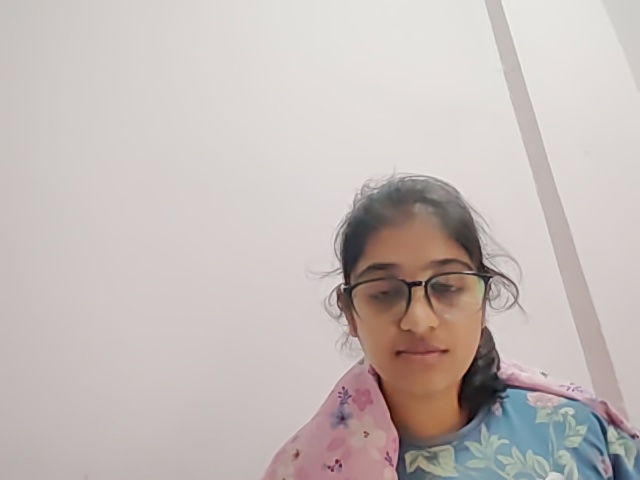
#> input picture webcam_sample_3.jpg, 640 x 480 px, given in place of the camera
$ python video_face_detection.py
#> lines starting #> are read from the running program, lines starting #| are printed output that depends on the picture; after the words box and inside, x2 and y2 are one past the last pixel; in counts of white or black regions, pixels touching at a corner belong together
### face_detection_basic.py
"""
Basic Face Detection using OpenCV Haar Cascade Classifier
This module provides fundamental face detection capabilities.
"""

import cv2
import numpy as np
import os
from typing import List, Tuple, Optional

class FaceDetector:
    """A class for detecting faces in images and video streams."""

    def __init__(self, cascade_path: Optional[str] = None):
        """
        Initialize the face detector.

        Args:
            cascade_path: Path to Haar cascade XML file. If None, uses default OpenCV cascade.
        """
        if cascade_path is None:
            # Use OpenCV's built-in Haar cascade for face detection
            self.face_cascade = cv2.CascadeClassifier(cv2.data.haarcascades + 'haarcascade_frontalface_default.xml')
        else:
            self.face_cascade = cv2.CascadeClassifier(cascade_path)

        # Check if cascade loaded successfully
        if self.face_cascade.empty():
            raise ValueError("Could not load face cascade classifier")

    # [26 lines left out: function detect_faces, not called in this run]

    def draw_faces(self, image: np.ndarray, faces: List[Tuple[int, int, int, int]],
                  color: Tuple[int, int, int] = (0, 255, 0), thickness: int = 2) -> np.ndarray:
        """
        Draw rectangles around detected faces.

        Args:
            image: Input image
            faces: List of face rectangles (x, y, w, h)
            color: Color of the rectangle (B, G, R)
            thickness: Thickness of the rectangle lines

        Returns:
            Image with rectangles drawn around faces
        """
        result_image = image.copy()

        for (x, y, w, h) in faces:
            cv2.rectangle(result_image, (x, y), (x + w, y + h), color, thickness)

        return result_image

    # [49 lines left out: functions detect_and_draw, main, not called in this run]

# [2 lines that do not run on import are left out]

### video_face_detection.py
"""
Real-time Video Face Detection Module
This module provides live face detection capabilities for webcam and video files.
"""

import cv2
import numpy as np
import time
from typing import List, Tuple, Optional, Callable
from face_detection_basic import FaceDetector

class VideoFaceDetector(FaceDetector):
    """Real-time face detector for video streams and webcam."""

    def __init__(self, cascade_path: Optional[str] = None):
        """Initialize the video face detector."""
        super().__init__(cascade_path)
        self.is_running = False
        self.fps_counter = 0
        self.fps_start_time = 0
        self.current_fps = 0

        # Performance tracking
        self.detection_times = []
        self.max_detection_time = 0.1  # Maximum detection time in seconds

    def calculate_fps(self):
        """Calculate and update FPS counter."""
        self.fps_counter += 1
        current_time = time.time()

        if current_time - self.fps_start_time >= 1.0:  # Update every second
            self.current_fps = self.fps_counter
            self.fps_counter = 0
            self.fps_start_time = current_time

    def draw_info_overlay(self, image: np.ndarray, faces: List[Tuple[int, int, int, int]],
                         show_fps: bool = True, show_face_count: bool = True) -> np.ndarray:
        """
        Draw information overlay on the image.

        Args:
            image: Input image
            faces: List of detected faces
            show_fps: Whether to show FPS counter
            show_face_count: Whether to show face count

        Returns:
            Image with overlay information
        """
        result_image = image.copy()

        # Draw FPS counter
        if show_fps:
            cv2.putText(result_image, f"FPS: {self.current_fps}", (10, 30),
                       cv2.FONT_HERSHEY_SIMPLEX, 0.7, (0, 255, 0), 2)

        # Draw face count
        if show_face_count:
            cv2.putText(result_image, f"Faces: {len(faces)}", (10, 60),
                       cv2.FONT_HERSHEY_SIMPLEX, 0.7, (0, 255, 0), 2)

        # Draw detection time
        if self.detection_times:
            avg_detection_time = np.mean(self.detection_times[-10:])  # Average of last 10 detections
            cv2.putText(result_image, f"Detection: {avg_detection_time:.3f}s", (10, 90),
                       cv2.FONT_HERSHEY_SIMPLEX, 0.7, (0, 255, 0), 2)

        return result_image

    def detect_faces_optimized(self, image: np.ndarray,
                              scale_factor: float = 1.1,
                              min_neighbors: int = 5) -> List[Tuple[int, int, int, int]]:
        """
        Optimized face detection for real-time processing.

        Args:
            image: Input image
            scale_factor: Scale factor for detection
            min_neighbors: Minimum neighbors for detection

        Returns:
            List of detected face rectangles
        """
        start_time = time.time()

        # Convert to grayscale
        gray = cv2.cvtColor(image, cv2.COLOR_BGR2GRAY)

        # Equalize histogram for better detection
        gray = cv2.equalizeHist(gray)

        # Detect faces
        faces = self.face_cascade.detectMultiScale(
            gray,
            scaleFactor=scale_factor,
            minNeighbors=min_neighbors,
            minSize=(30, 30),
            flags=cv2.CASCADE_SCALE_IMAGE
        )

        # Track detection time
        detection_time = time.time() - start_time
        self.detection_times.append(detection_time)

        # Keep only recent detection times
        if len(self.detection_times) > 50:
            self.detection_times = self.detection_times[-50:]

        return faces.tolist()

    def process_frame(self, frame: np.ndarray,
                     draw_rectangles: bool = True,
                     draw_info: bool = True) -> Tuple[np.ndarray, List[Tuple[int, int, int, int]]]:
        """
        Process a single frame for face detection.

        Args:
            frame: Input frame
            draw_rectangles: Whether to draw rectangles around faces
            draw_info: Whether to draw information overlay

        Returns:
            Tuple of (processed_frame, detected_faces)
        """
        # Detect faces
        faces = self.detect_faces_optimized(frame)

        # Draw rectangles around faces
        if draw_rectangles:
            frame = self.draw_faces(frame, faces, color=(0, 255, 0), thickness=2)

        # Draw information overlay
        if draw_info:
            frame = self.draw_info_overlay(frame, faces)

        return frame, faces

    def run_webcam_detection(self, camera_index: int = 0,
                           window_name: str = "Face Detection",
                           callback: Optional[Callable] = None) -> None:
        """
        Run real-time face detection on webcam.

        Args:
            camera_index: Camera index (usually 0 for default camera)
            window_name: Name of the display window
            callback: Optional callback function for face detection events
        """
        # Initialize camera
        cap = cv2.VideoCapture(camera_index)

        if not cap.isOpened():
            raise ValueError(f"Could not open camera {camera_index}")

        # Set camera properties for better performance
        cap.set(cv2.CAP_PROP_FRAME_WIDTH, 640)
        cap.set(cv2.CAP_PROP_FRAME_HEIGHT, 480)
        cap.set(cv2.CAP_PROP_FPS, 30)

        self.is_running = True
        self.fps_start_time = time.time()

        print("Face detection started. Press 'q' to quit, 's' to save screenshot.")

        try:
            while self.is_running:
                ret, frame = cap.read()
                if not ret:
                    print("Failed to read frame from camera")
                    break

                # Process frame
                processed_frame, faces = self.process_frame(frame)

                # Call callback function if provided
                if callback:
                    callback(faces, processed_frame)

                # Display frame
                cv2.imshow(window_name, processed_frame)

                # Calculate FPS
                self.calculate_fps()

                # Handle key presses
                key = cv2.waitKey(1) & 0xFF
                if key == ord('q'):
                    break
                elif key == ord('s'):
                    # Save screenshot
                    screenshot_path = f"screenshot_{int(time.time())}.jpg"
                    cv2.imwrite(screenshot_path, processed_frame)
                    print(f"Screenshot saved: {screenshot_path}")
                elif key == ord('r'):
                    # Reset detection times
                    self.detection_times = []
                    print("Detection times reset")

        except KeyboardInterrupt:
            print("Face detection interrupted by user")

        finally:
            self.is_running = False
            cap.release()
            cv2.destroyAllWindows()
            print("Face detection stopped")

    # [86 lines left out: function run_video_file_detection, not called in this run]

    def stop_detection(self):
        """Stop the face detection process."""
        self.is_running = False

def face_detection_callback(faces: List[Tuple[int, int, int, int]], frame: np.ndarray):
    """
    Example callback function for face detection events.

    Args:
        faces: List of detected faces
        frame: Current frame
    """
    if faces:
        print(f"Detected {len(faces)} face(s) in current frame")

def main():
    """Example usage of the VideoFaceDetector class."""
    # Initialize detector
    detector = VideoFaceDetector()

    print("Face Detection System")
    print("1. Webcam detection")
    print("2. Video file detection")

    choice = input("Enter your choice (1 or 2): ").strip()
#> the answer given: 1

    if choice == "1":
        # Webcam detection
        try:
            detector.run_webcam_detection(callback=face_detection_callback)
#> in run_webcam_detection, frame is the input picture: shape (480, 640, 3); mean B, G, R 184.6, 187.6, 196.7
#> in detect_faces_optimized, `gray = cv2.cvtColor(image, cv2.COLOR_BGR2GRAY)`:
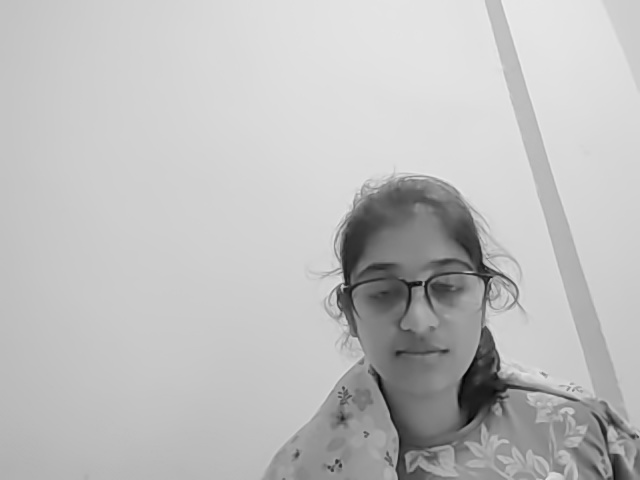
#> gray: shape (480, 640); min 2, max 238, mean 189.9
#> in detect_faces_optimized, `gray = cv2.equalizeHist(gray)`:
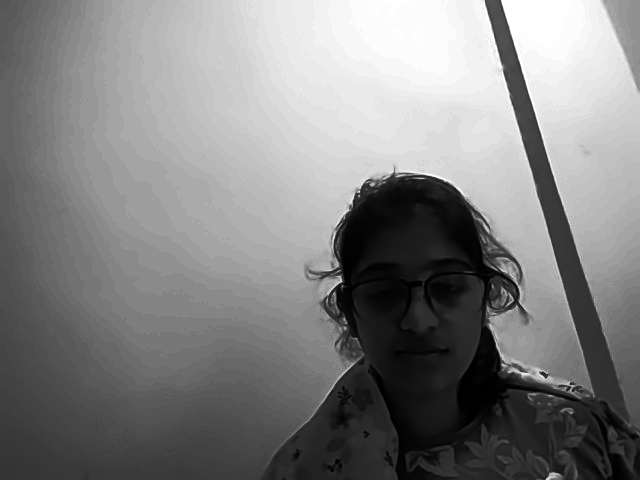
#> gray: shape (480, 640); min 0, max 255, mean 129.4
#> in detect_faces_optimized, `faces = self.face_cascade.detectMultiScale( gray, scaleFactor=scale_fa..`: faces = [[341, 233, 153, 153]]
#> the loop in draw_faces, `for (x, y, w, h) in faces:` made 1 pass
#> after the loop in draw_faces, `for (x, y, w, h) in faces:`:
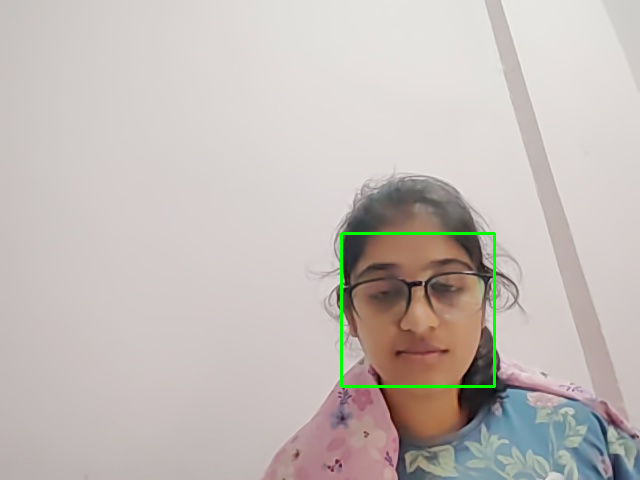
#> result_image: shape (480, 640, 3); 0.6% of pixels changed, all inside (x1, y1, x2, y2) = (340, 232, 496, 388)
#> in draw_info_overlay, `cv2.putText(result_image, f"Detection: {avg_detection_time:.3f}s", (10..`:
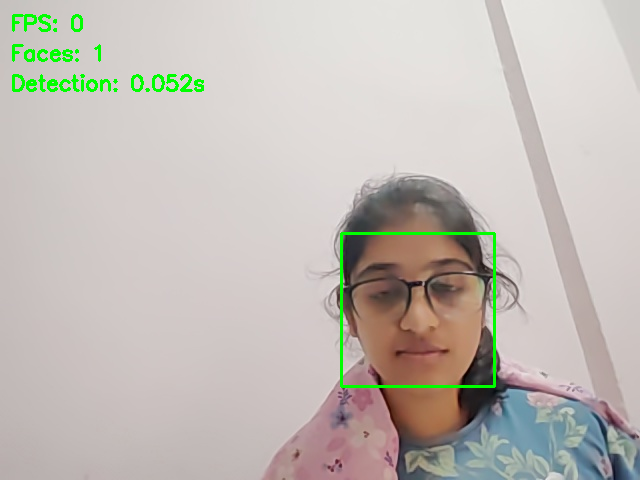
#> result_image: shape (480, 640, 3); mean B, G, R 182.3, 188.8, 194.2
#| Detected 1 face(s) in current frame
#> (key q is pressed here)
        except Exception as e:
            print(f"Error with webcam detection: {str(e)}")

    elif choice == "2":
        # Video file detection
        video_path = input("Enter path to video file: ").strip()
        if not video_path:
            video_path = "sample_video.mp4"

        output_path = input("Enter output video path (optional): ").strip()
        if not output_path:
            output_path = None

        try:
            detector.run_video_file_detection(video_path, output_path, callback=face_detection_callback)
        except Exception as e:
            print(f"Error with video file detection: {str(e)}")

    else:
        print("Invalid choice")

if __name__ == "__main__":
    main()

$ run again, on webcam_sample_5.jpg
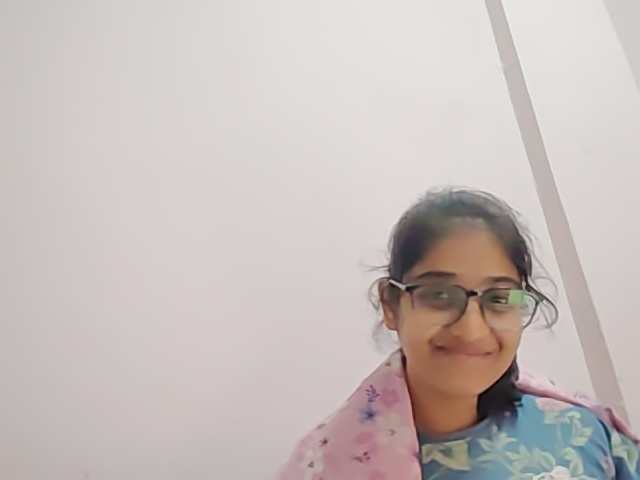
#> input picture webcam_sample_5.jpg, 640 x 480 px, given in place of the camera
#> in run_webcam_detection, frame is the input picture: shape (480, 640, 3); mean B, G, R 186.6, 189.7, 198.3
#> in detect_faces_optimized, `gray = cv2.equalizeHist(gray)`:
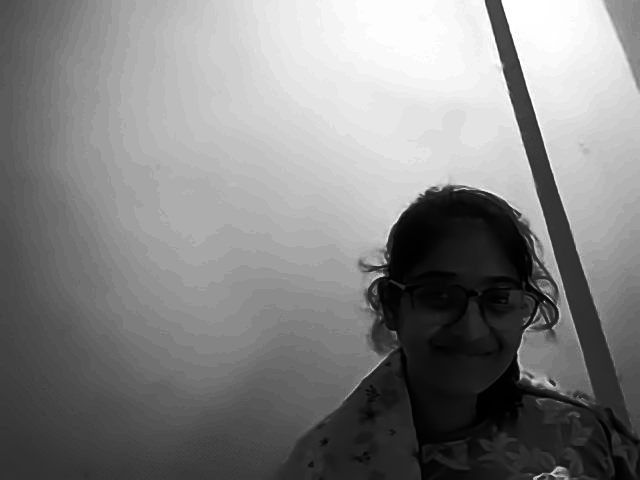
#> gray: shape (480, 640); min 0, max 255, mean 129.5
#> in detect_faces_optimized, `faces = self.face_cascade.detectMultiScale( gray, scaleFactor=scale_fa..`: faces = [[392, 242, 143, 143]]
#> the loop in draw_faces, `for (x, y, w, h) in faces:` made 1 pass
#> in draw_info_overlay, `cv2.putText(result_image, f"Detection: {avg_detection_time:.3f}s", (10..`:
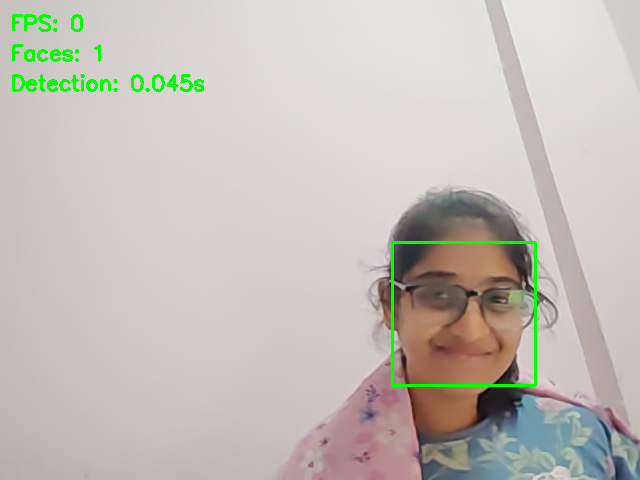
#> result_image: shape (480, 640, 3); mean B, G, R 184.4, 190.8, 195.9
#| Detected 1 face(s) in current frame
